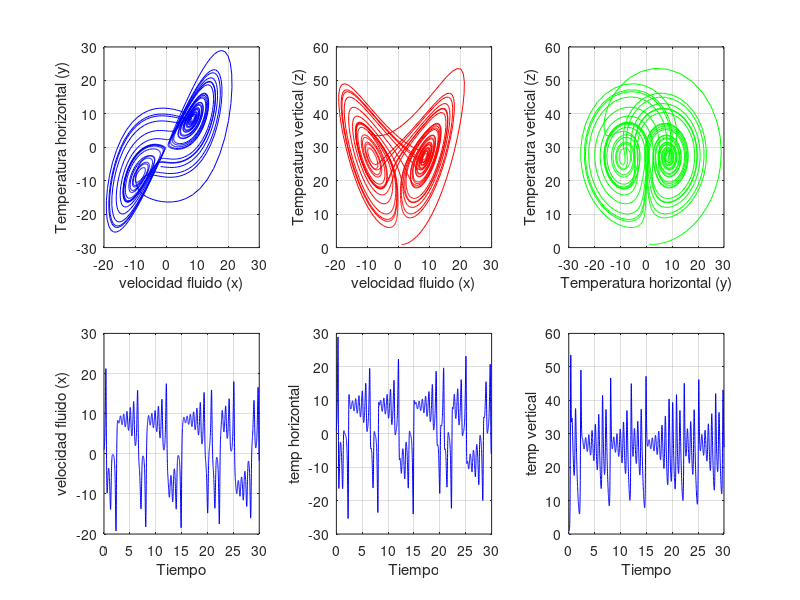

Recreate this plot in MATLAB.
clear; clf; hold off;


sigma = 10; %numero  prandtl
r = 28; %rayleigh
b = 8/3; %geometrico
h = 0.01; %paso
tfin = 30; %tiempo final

x = 1; %movimiento fluido
y = 1; % temperatura horizontal
z = 1; % temperatura vertical
t = 0;
n = 1;

px(n) = x;
py(n) = y;
pz(n) = z;
pt(n) = t;

for t = 0:h:tfin
    n = n + 1;

    dx = sigma*(y - x);
    dy = x*(r - z) - y;
    dz = x*y - b*z;

    x = x + h*dx;
    y = y + h*dy;
    z = z + h*dz;

    pt(n) = t;
    px(n) = x;
    py(n) = y;
    pz(n) = z;
end

subplot(2,3,1), plot(px, py, 'b'); grid on;
xlabel('velocidad fluido (x)');
ylabel('Temperatura horizontal (y)');

subplot(2,3,2), plot(px, pz, 'r'); grid on;
xlabel('velocidad fluido (x)');
ylabel('Temperatura vertical (z)');

subplot(2,3,3), plot(py, pz, 'g'); grid on;
xlabel('Temperatura horizontal (y)');
ylabel('Temperatura vertical (z)');

subplot(2,3,4), plot(pt, px, 'b'); grid on;
xlabel('Tiempo');
ylabel('velocidad fluido (x)');

subplot(2,3,5), plot(pt, py, 'b'); grid on;
xlabel('Tiempo');
ylabel('temp horizontal');

subplot(2,3,6), plot(pt, pz, 'b'); grid on;
xlabel('Tiempo');
ylabel('temp vertical');


